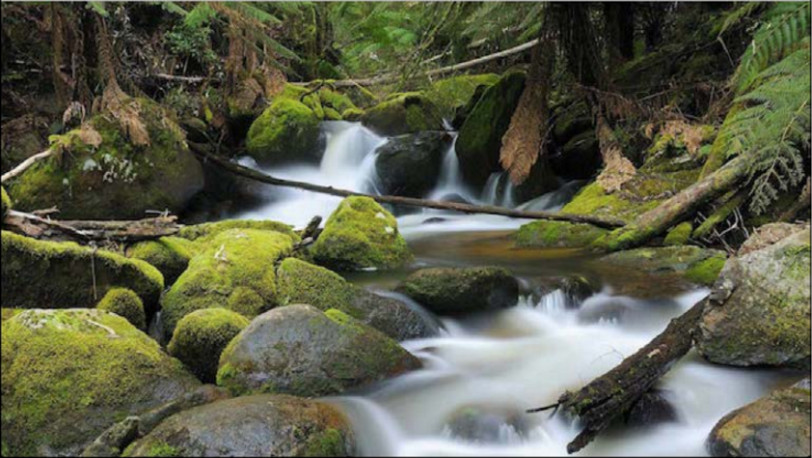
#> input picture python3_libraries/opencv/opencv3by_example/Chapter01/images/input.jpg, 812 x 458 px
$ python 11_image_warping.py
#> lines starting #> are read from the running program, lines starting #| are printed output that depends on the picture
import cv2
import numpy as np
import math

img = cv2.imread('images/input.jpg', cv2.IMREAD_GRAYSCALE)
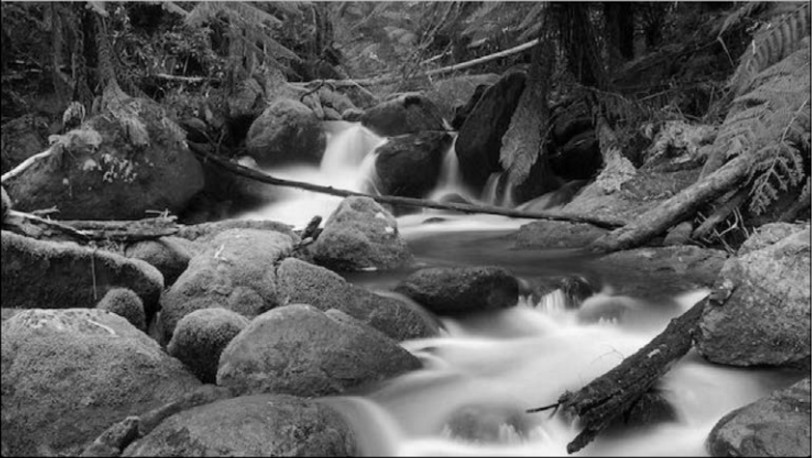
#> img: shape (458, 812); min 0, max 253, mean 90.3
rows, cols = img.shape
#> rows = 458; cols = 812

#####################
# Vertical wave

img_output = np.zeros(img.shape, dtype=img.dtype)

for i in range(rows):
    for j in range(cols):
        offset_x = int(25.0 * math.sin(2 * 3.14 * i / 180))
        offset_y = 0
        if j+offset_x < rows:
            img_output[i,j] = img[i,(j+offset_x)%cols]
        else:
            img_output[i,j] = 0
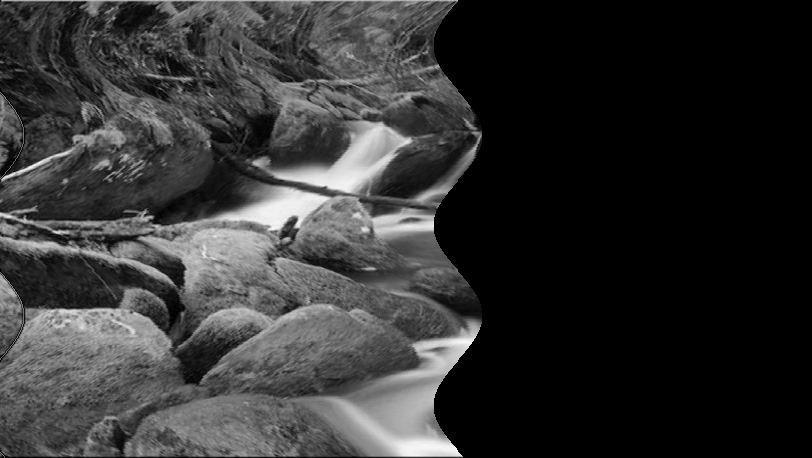
#> img_output: shape (458, 812); min 0, max 253, mean 50.4

cv2.imshow('Input', img)
cv2.imshow('Vertical wave', img_output)

#####################
# Horizontal wave

img_output = np.zeros(img.shape, dtype=img.dtype)

for i in range(rows):
    for j in range(cols):
        offset_x = 0
        offset_y = int(16.0 * math.sin(2 * 3.14 * j / 150))
        if i+offset_y < rows:
            img_output[i,j] = img[(i+offset_y)%rows,j]
        else:
            img_output[i,j] = 0
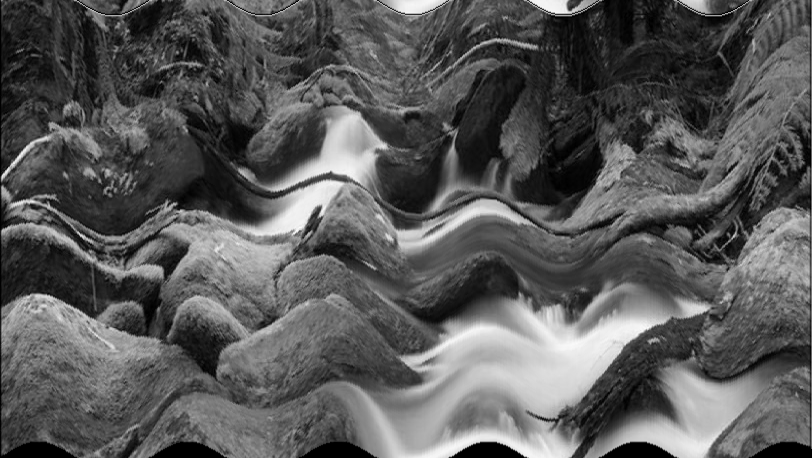
#> img_output: shape (458, 812); min 0, max 253, mean 89.4

cv2.imshow('Horizontal wave', img_output)

#####################
# Both horizontal and vertical

img_output = np.zeros(img.shape, dtype=img.dtype)

for i in range(rows):
    for j in range(cols):
        offset_x = int(20.0 * math.sin(2 * 3.14 * i / 150))
        offset_y = int(20.0 * math.cos(2 * 3.14 * j / 150))
        if i+offset_y < rows and j+offset_x < cols:
            img_output[i,j] = img[(i+offset_y)%rows,(j+offset_x)%cols]
        else:
            img_output[i,j] = 0
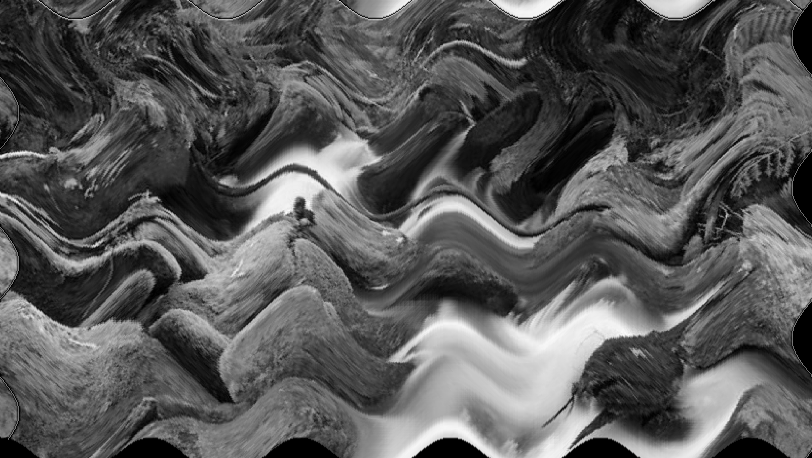
#> img_output: shape (458, 812); min 0, max 253, mean 88.3

cv2.imshow('Multidirectional wave', img_output)

#####################
# Concave effect

img_output = np.zeros(img.shape, dtype=img.dtype)

for i in range(rows):
    for j in range(cols):
        offset_x = int(128.0 * math.sin(2 * 3.14 * i / (2*cols)))
        offset_y = 0
        if j+offset_x < cols:
            img_output[i,j] = img[i,(j+offset_x)%cols]
        else:
            img_output[i,j] = 0
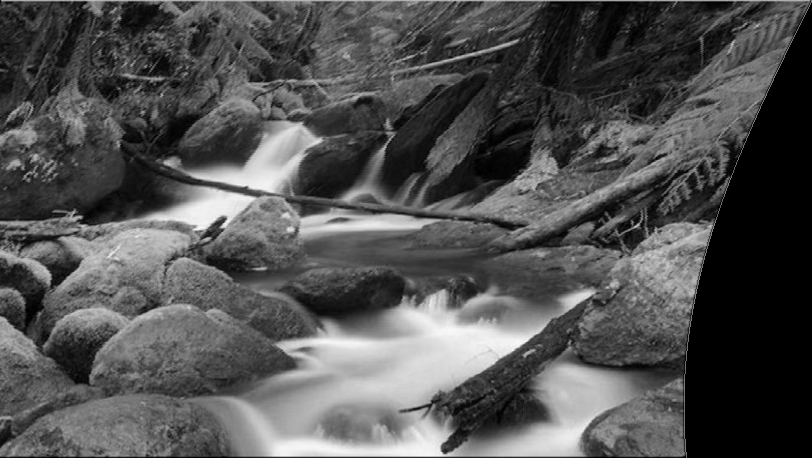
#> img_output: shape (458, 812); min 0, max 253, mean 81.8

cv2.imshow('Concave', img_output)

cv2.waitKey()
